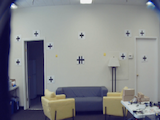
#> input picture Testing_Raghav/test.png, 160 x 120 px
$ python homofilt.py ../../Testing_Raghav/test.png
#> lines starting #> are read from the running program, lines starting #| are printed output that depends on the picture
import logging
import numpy as np

# Homomorphic filter class
class HomomorphicFilter:
    """Homomorphic filter implemented with diferents filters and an option to an external filter.

    High-frequency filters implemented:
        butterworth
        gaussian

    Attributes:
        a, b: Floats used on emphasis filter:
            H = a + b*H

        .
    """

    def __init__(self, a = 0.5, b = 1.5):
        self.a = float(a)
        self.b = float(b)

    # Filters
    def __butterworth_filter(self, I_shape, filter_params):
        P = I_shape[0]/2
        Q = I_shape[1]/2
        U, V = np.meshgrid(range(I_shape[0]), range(I_shape[1]), sparse=False, indexing='ij')
        Duv = (((U-P)**2+(V-Q)**2)).astype(float)
        H = 1/(1+(Duv/filter_params[0]**2)**filter_params[1])
        return (1 - H)

    def __gaussian_filter(self, I_shape, filter_params):
        P = I_shape[0]/2
        Q = I_shape[1]/2
        H = np.zeros(I_shape)
        U, V = np.meshgrid(range(I_shape[0]), range(I_shape[1]), sparse=False, indexing='ij')
        Duv = (((U-P)**2+(V-Q)**2)).astype(float)
        H = np.exp((-Duv/(2*(filter_params[0])**2)))
        return (1 - H)

    # Methods
    def __apply_filter(self, I, H, D = None):
        H = np.fft.fftshift(H)
        #I_filtered = (self.a + self.b*H)*I
        LP = I-H*I
        if D is None:
            I_filtered = self.a*LP + (self.a+self.b)*H*I
        else:
            D = np.log1p(D)
            D = np.fft.fft2(D)
            I_filtered = self.a*LP/2.0+self.a*D/2.0 + (self.a+self.b)*H*I
        return I_filtered

    def get_illumination_reflectance(self,I,filter_params, filter_name='butterworth', H = None):
        I_log = np.log1p(np.array(I, dtype="float"))
        I_fft = np.fft.fft2(I_log)

        H = self._set_filter(filter_params,filter_name=filter_name, H = H, I_shape = I_fft.shape)
        H = np.fft.fftshift(H)

        reflectance = H*I_fft
        illumination = I_fft-reflectance
        reflectance = np.exp(np.real(np.fft.ifft2(reflectance)))
        illumination = np.exp(np.real(np.fft.ifft2(illumination)))
        return illumination, reflectance

    def _set_filter(self,filter_params, I_shape, filter_name='butterworth', H = None):
        """
        filter_params: Parameters to be used on filters:
                butterworth:
                    filter_params[0]: Cutoff frequency
                    filter_params[1]: Order of filter
                gaussian:
                    filter_params[0]: Cutoff frequency
            filter: Choose of the filter, options:
                butterworth
                gaussian
                external
            H: Used to pass external filter
        """

        # Filters
        if filter_name=='butterworth':
            H = self.__butterworth_filter(I_shape = I_shape, filter_params = filter_params)
        elif filter_name=='gaussian':
            H = self.__gaussian_filter(I_shape = I_shape, filter_params = filter_params)
        elif filter_name=='external':
            print('external')
            if len(H.shape) is not 2:
                raise Exception('Invalid external filter')
        else:
            raise Exception('Selected filter not implemented')
        return H

    def filter(self, I, filter_params, filter_name='butterworth', H = None,D=None):
        """
        Method to apply homormophic filter on an image

        Attributes:
            I: Single channel image
        """

        #  Validating image
        if len(I.shape) is not 2:
            raise Exception('Improper image')

        # Take the image to log domain and then to frequency domain
        I_log = np.log1p(np.array(I, dtype="float"))
        I_fft = np.fft.fft2(I_log)

        H = self._set_filter(filter_params,filter_name=filter_name, H = H, I_shape = I_fft.shape)
        # Apply filter on frequency domain then take the image back to spatial domain
        I_fft_filt = self.__apply_filter(I = I_fft, H = H,D=D)
        I_filt = np.fft.ifft2(I_fft_filt)
        I = np.exp(np.real(I_filt))-1
        return I#np.uint8(I)
# End of class HomomorphicFilter

if __name__ == "__main__":
    import cv2
    import sys
    # Code parameters
    #path_in = '/home/images/in/'
    #path_out = '/home/images/out/'
    path_in = './'
    path_out = './'
    img_path = 'original.jpg'

    # Derived code parameters
    img_path_in = path_in + img_path
    if len(sys.argv) > 1:
        img_path_in = sys.argv[1]
    img_path_out = path_out + 'filtered.png'

    # Main code
    img = cv2.imread(img_path_in)[:, :, 0]
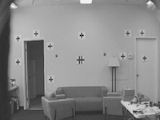
#> img: shape (120, 160); min 0, max 249, mean 136.2
    homo_filter = HomomorphicFilter(a = 0.75, b = 1.25)
    img_filtered = homo_filter.filter(I=img, filter_params=[30,2])
#> in filter, `I_log = np.log1p(np.array(I, dtype="float"))`:
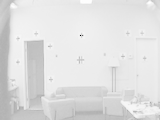
#> I_log: shape (120, 160) float64; min 0, max 5.52, mean 4.86; drawn with min black and max white
#> in __apply_filter, `H = np.fft.fftshift(H)`:
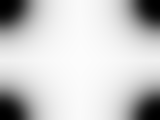
#> H: shape (120, 160) float64; min 0, max 0.992, mean 0.792
#> in filter, `I = np.exp(np.real(I_filt))-1`:
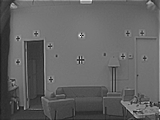
#> I: shape (120, 160) float64; min -0.991, max 102, mean 39; drawn with min black and max white
    cv2.imwrite(img_path_out, img_filtered)
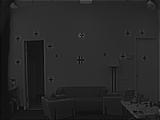
#> saved as filtered.png: shape (120, 160); min 0, max 102, mean 39
